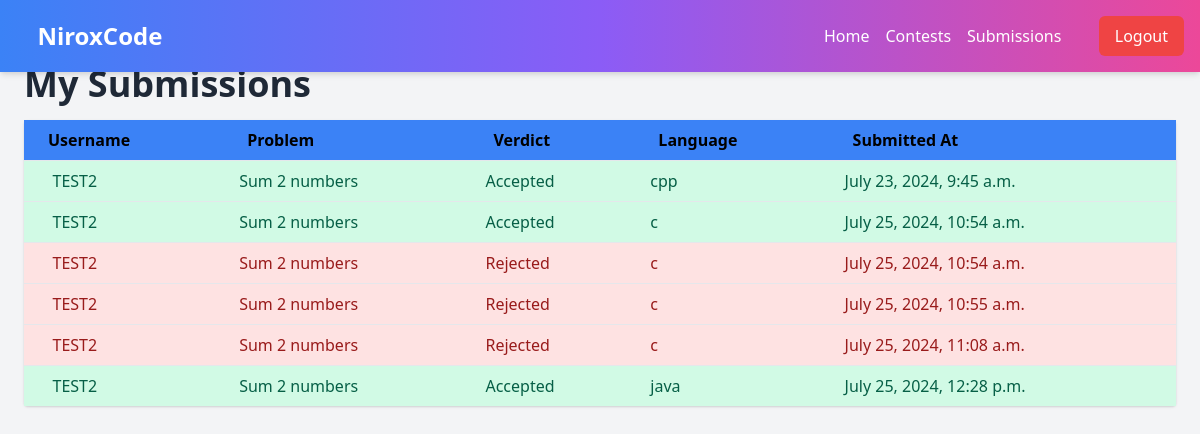
The page /home/submissions/ (signed in) on the database its author committed.
### home/models.py (models this page shows, shortened)
class Submission(models.Model):
    problem = models.ForeignKey(Problem, on_delete=models.CASCADE)
    user_id=models.IntegerField(default=1)
    verdict = models.CharField(max_length=50)
    submitted_at = models.DateTimeField(auto_now_add=True)
    code=models.TextField(default="")
    language=models.CharField(  max_length=10,
        blank=True,
        choices=[("Python","py"),("Java","java"),("c++","cpp"),("C","c")])

class Problem(models.Model):
    name=models.CharField(max_length=100)
    difficulty = models.CharField(
        max_length=10,
        blank=True,
        choices=[("Hard", "Hard"), ("Easy", "Easy"), ("Medium", "Medium")],
    )
    description=models.TextField()
    added_at=models.DateTimeField(auto_now_add=True)
    for_contest=models.BooleanField(default=False)
    has_image=models.BooleanField(default=False)
    image = models.ImageField(upload_to='media/images/', blank=True, null=True)

### home/views.py (the view)
# urls.py: path('submissions/',my_submissions,name='submissions')
@login_required
def my_submissions(request):
    profile = get_object_or_404(Profile, user_id=request.user.id)
    user_submissions = Submission.objects.filter(user_id=request.user.id)
    context = {
        'user':profile.user.username,
        'submissions': user_submissions
    }
    return render(request, 'my_submissions.html', context)

### home/templates/my_submissions.html (shortened to what this page needs)
<!DOCTYPE html>
<html lang="en">
<head>
    <link href="https://cdn.jsdelivr.net/npm/tailwindcss@2.2.19/dist/tailwind.min.css" rel="stylesheet">
</head>
<body >
    <nav class="bg-gradient-to-r from-blue-500 via-purple-500 to-pink-500 p-4 shadow-md w-full flex justify-between items-center fixed top-0 left-0 right-0">
        <div class="container mx-auto flex justify-between items-center">
            <a href="#" class="text-white text-2xl font-bold">NiroxCode</a>
            <div class="flex space-x-4">
                <a href="/home/all_problems/" class="text-white hover:text-gray-200 transition duration-200">Home</a>
                <a href="#" class="text-white hover:text-gray-200 transition duration-200">Contests</a>
                <a href="/home/submissions/" class="text-white hover:text-gray-200 transition duration-200">Submissions</a>
            </div>
        </div>
        {% if not user.is_authenticated %}
        <form method="post" action="{% url 'logout' %}" class="ml-4">
            <button type="submit" class="px-4 py-2 text-white bg-red-500 rounded-md hover:bg-red-600 transition duration-200">Logout</button>
        </form>
        {% endif %}
    </nav>
    <div class="bg-gray-100 flex items-start justify-center min-h-screen p-4">
    <div class="max-w-6xl w-full">
        <br><br>
        <h1 class="text-4xl font-bold text-gray-800 mb-4">My Submissions</h1>
        <table class="table-auto w-full bg-white rounded shadow b">
            <thead>
                <tr class="bg-blue-500">
                    <th class="px-4 py-2 text-left pl-6">Username</th>
                    <th class="px-4 py-2 text-left pl-6">Problem</th>
                    <th class="px-4 py-2 text-left pl-6">Verdict</th>
                    <th class="px-4 py-2 text-left pl-6">Language</th>
                    <th class="px-4 py-2 text-left pl-6">Submitted At</th>
                </tr>
            </thead>
            <tbody>
                {% for submission in submissions %}
                {% if submission.verdict == 'Rejected' %}
                <tr class="border-t bg-red-100 text-red-800">
                {% else %}
                <tr class="border-t bg-green-100 text-green-800">
                {% endif %}
                    <td class="px-4 py-2">&nbsp;&nbsp;&nbsp;{{user}}</td>
                    <td class="px-4 py-2 ">{{submission.problem.name }}</td>
                    <td class="px-4 py-2">{{submission.verdict }}</td>
                    <td class="px-4 py-2">{{submission.language }}</td>
                    <td class="px-4 py-2">{{submission.submitted_at }}</td>
                </tr>
                {% endfor %}
            </tbody>
        </table>
    </div>
</div>
</body>
</html>

### rows shown on the page
Submission: problem.name "Sum 2 numbers", verdict "Accepted", language "cpp", submitted_at "July 23, 2024, 9:45 a.m."
Submission: problem.name "Sum 2 numbers", verdict "Accepted", language "c", submitted_at "July 25, 2024, 10:54 a.m."
Submission: problem.name "Sum 2 numbers", verdict "Rejected", language "c", submitted_at "July 25, 2024, 10:54 a.m."
Submission: problem.name "Sum 2 numbers", verdict "Rejected", language "c", submitted_at "July 25, 2024, 10:55 a.m."
Submission: problem.name "Sum 2 numbers", verdict "Rejected", language "c", submitted_at "July 25, 2024, 11:08 a.m."
Submission: problem.name "Sum 2 numbers", verdict "Accepted", language "java", submitted_at "July 25, 2024, 12:28 p.m."

### other values the page prints
{{ user }} "TEST2"
